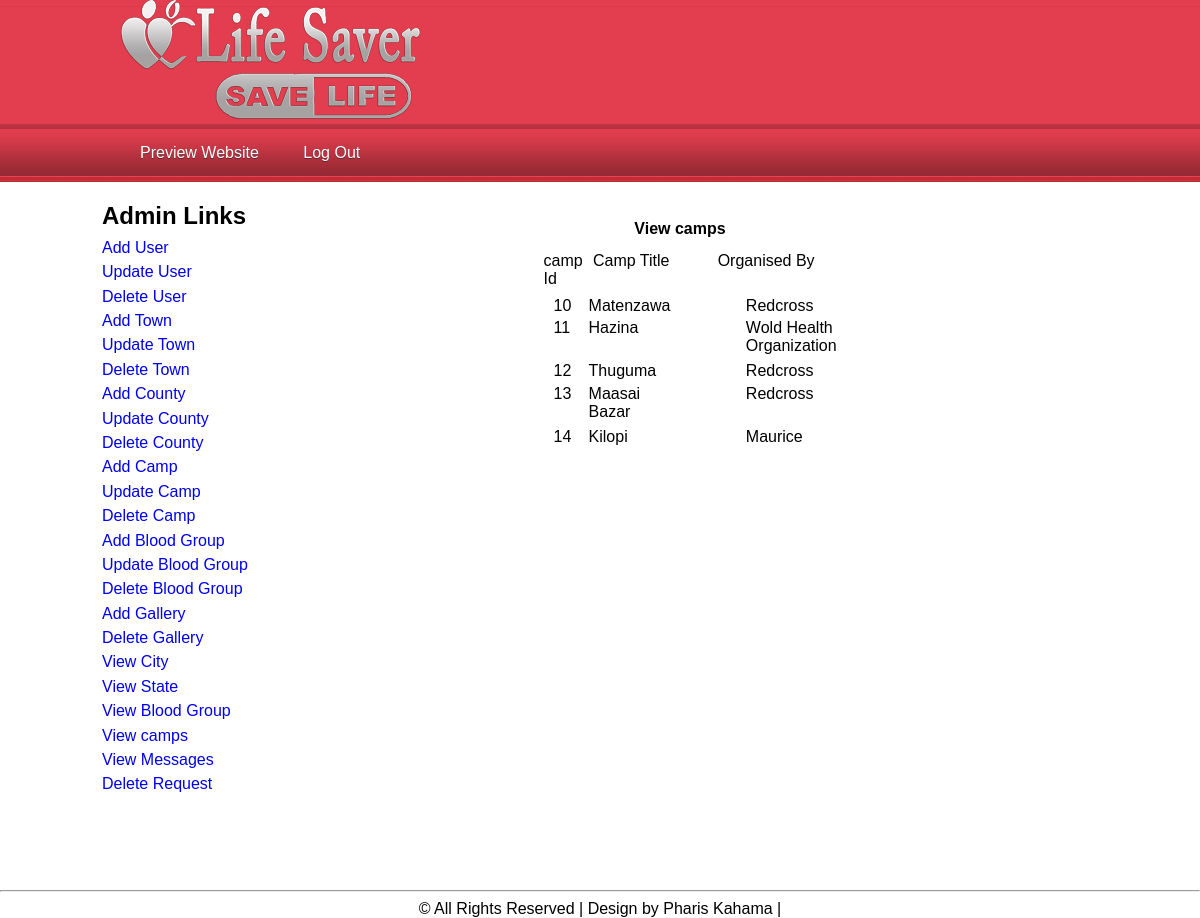
Page /Admin/viewcamp.php (signed in) on the committed database.
### tables this page shows
CREATE TABLE `camp` (
  `camp_id` int(100) NOT NULL,
  `camp_title` varchar(500) NOT NULL,
  `organised_by` varchar(500) NOT NULL,
  `state` int(100) NOT NULL,
  `city` int(100) NOT NULL,
  `pic` varchar(900) NOT NULL,
  `detail` varchar(1000) NOT NULL
);

### Admin/viewcamp.php (the view, shortened to what this page needs)
<!DOCTYPE html >
<html >
<head>
<link href="StyleSheet.css" rel="stylesheet" type="text/css" />
<link href="css/style.css" rel="stylesheet" type="text/css" media="all" />
</head>
<body>
<?php include('topbar.php'); ?>
    <center>
   <div style="width:1000px; height:700px;">
       <div style="width:200px; float:left;">
       <?php include('left.php'); ?>
       </div>
       <div style="width:800px;float:left">
<br /><br />
<?php include('function.php'); ?>
       <form method="post">
<table border="0" align="center" width="400px" height="30px">
<tr><td colspan="2" align="center"><span style="font-weight: bolder; margin-left: -40px;"> View camps </span></td></tr>
<tr><td align="center" style="padding-top:10px">
<table border="1" align="center" width="80%" height="200px" >
<tr><td>camp Id </td><td align="center">Camp Title</td><td align="center">Organised By</td></tr>
<tr><td>
<?php
$cn=mysqli_connect("localhost","root","","bloodbank");
$s="select * from camp";
	$result=mysqli_query($cn,$s);
	while($data=mysqli_fetch_array($result))
	{
			echo "<tr><td style='padding-left:10px'>$data[0]</td><td  style='padding-left:3s0px'>$data[1]</td><td  style='padding-left:70px'>$data[2]</td></tr>";
		}
?>
</td></tr>
</table>
</table>
</form>
       </div>
   </div>
    </center>
<?php include('bottom.php'); ?>
</body>
</html>

### Admin/css/style.css (style rules this page uses)
html,body,div,span,applet,object,iframe,h1,h2,h3,h4,h5,h6,p,blockquote,pre,a,abbr,acronym,address,big,cite,code,del,dfn,em,img,ins,kbd,q,s,samp,small,strike,strong,sub,sup,tt,var,b,u,i,dl,dt,dd,ol,nav ul,nav li,fieldset,form,label,legend,table,caption,tbody,tfoot,thead,tr,th,td,article,aside,canvas,details,embed,figure,figcaption,footer,header,hgroup,menu,nav,output,ruby,section,summary,time,mark,audio,video { margin:0;padding:0;border:0;font-size:100%;font:inherit;vertical-align:baseline; }
body { font-family: Arial, Geneva,Helvetica, sans-serif; font-size: 100%; }

### rows in the picture
camp: camp_id "10", camp_title "Matenzawa", organised_by "Redcross"
camp: camp_id "11", camp_title "Hazina", organised_by "Wold Health Organization"
camp: camp_id "12", camp_title "Thuguma", organised_by "Redcross"
camp: camp_id "13", camp_title "Maasai Bazar", organised_by "Redcross"
camp: camp_id "14", camp_title "Kilopi", organised_by "Maurice"
